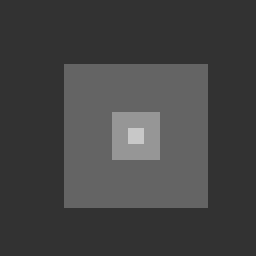
%> input picture PDE_image_processing/squares.tif, 256 x 256 px
$ octave unsharp_mask2.m   (GNU Octave 9; MATLAB toolbox functions it lacks are replaced by stand-ins)
%> lines starting %> are read from the running program, lines starting %| are printed output that depends on the picture
### PDE_image_processing/isotropic_diffusion.m
%% Solving the 2-D isotropic diffusion equation by the Finite Difference
%
%  u = isotropic_diffusion(U, DTD, N) where U is a 2D matrix representing
%       the initial conditions, DTD is the timestep dt multiplied by the
%       diffusion constant D, and N is the number of timesteps
%
% Method: Forward Time, Centered Space.
%
% Boundary Conditions = Zero-neumann
%
% $$u_t(x,y,t) = D (u_{xx}(x,y,t) + u_{xx}(x,y,t))$$
%
% $$u^{n+1}_i = \Delta t D (u^n_{i+1,j} + u^n_{i-1,j} + u^n_{i,j+1} + u^n_{i,j-1}) + (1-4\Delta t D)u^n_{i,j})$$
%
% $$\frac{\partial u}{\partial x}(0,y,t) = 0$$
%
% $$\frac{\partial u}{\partial x}(L,y,t) = 0$$
%
% $$\frac{\partial u}{\partial y}(x,0,t) = 0$$
%
% $$\frac{\partial u}{\partial y}(x,L,t) = 0$$
%
function u = isotropic_diffusion(u, dtD, N)
%> called with dtD = 0.1, N = 20
  %%
  % Get size of initial condition matrix
  [nx ny] = size(u)
%> nx = 256; ny = 256

  %%
  % Setup indexing. We don't update the boundary pixels, as they are set by
  % the boundary conditions
  i=2:nx-1;
%> i = 254 values from 2 to 255
  j=2:ny-1;
%> j = 254 values from 2 to 255

  %%
  % Loop through timesteps
  for it=1:N
      %%
      % Use Forward Time, Centered Space
      u(i,j)= dtD*(u(i+1,j)+u(i-1,j)+u(i,j+1)+u(i,j-1)) + (1-4*dtD)*u(i,j);

      %%
      % Zero-neumann boundary conditions
      u(1,:) = u(2,:);
      u(nx,:) = u(nx-1,:);
      u(:,1) = u(:,2);
      u(:,ny) = u(:,ny-1);
  end
end

### PDE_image_processing/unsharp_mask2.m
%% Unsharp Mask
%

%% Load image
u = double(imread('squares.tif'));

%% Display image
figure(1)
colormap gray
imagesc(uint8(u))

%% Diffuse
dt = 0.1;
D = 1;
u_d = u;
u_d = isotropic_diffusion(u, dt*D, 20);
figure(2)
imagesc(uint8(u_d))
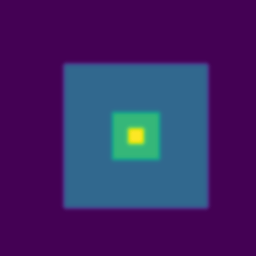
%> displayed picture: size 256x256x3, on the screen's scale of 0 to 255; mean R, G, B 63, 36.8, 102

%% Subtract Diffused Image
u_e = u - u_d;
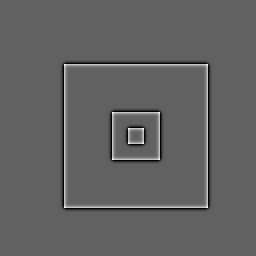
%> u_e: size 256x256 double; min -19.94, max 31.93, mean 0; drawn with min black and max white
figure(3)
imagesc(uint8(u_e))
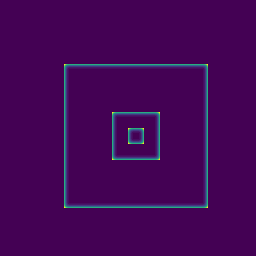
%> displayed picture: size 256x256x3, on the screen's scale of 0 to 255; mean R, G, B 67.6, 5.6, 86.1

%% Add Edge Image to Original Image
u_f = u + u_e;
figure(4)
colormap gray
imagesc(uint8(u_f))
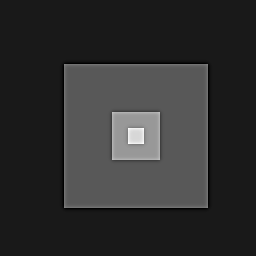
%> displayed picture: size 256x256x3, on the screen's scale of 0 to 255; min 0, max 255, mean 47.4

%% Show What Happens In a Single Line
i = size(u,1)/2+1
%> i = 129
figure(5)
hold on
plot(u(i,:))
plot(u_d(i,:),'r')
plot(u_e(i,:),'b')
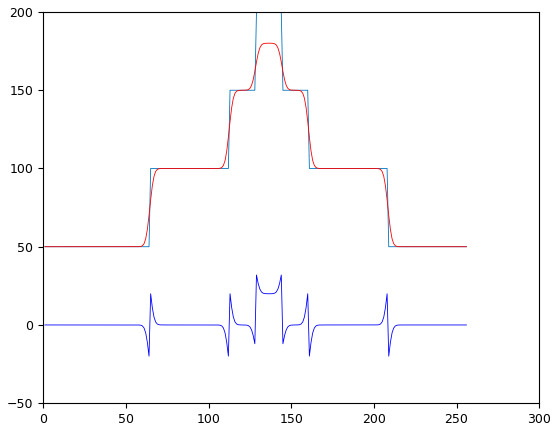
%> figure redrawn from the program's plot data; curve peaks at x = 129, y = 200; curve peaks at x = 136, y = 180.1; curve peaks at x = 129, y = 31.93

%% Enhanced Edges
figure(6)
plot(u_f(i,:))
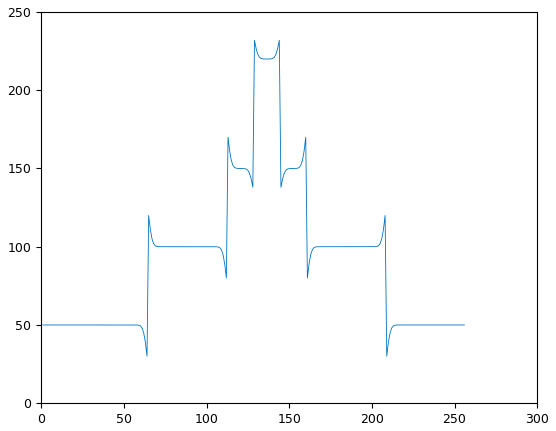
%> figure redrawn from the program's plot data; curve peaks at x = 129, y = 231.9
